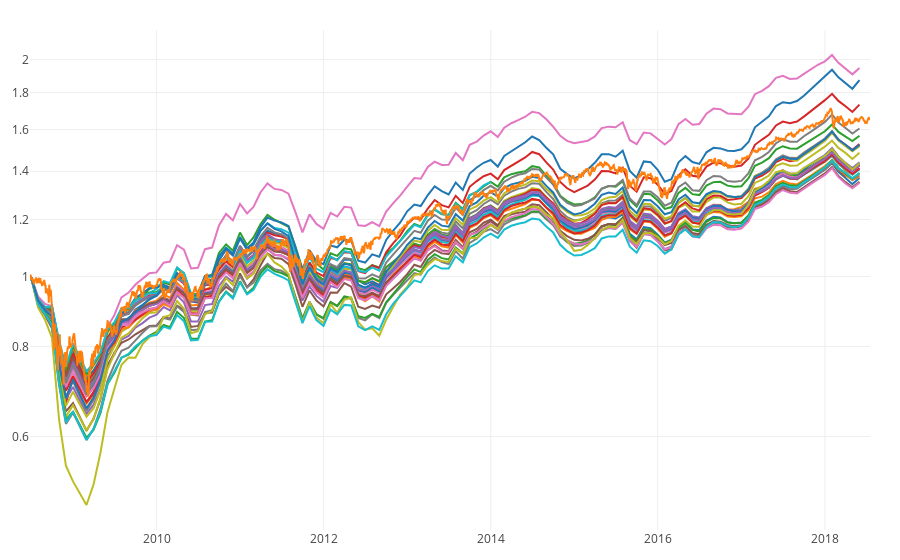

The code cell stored with this chart in its notebook:
### Markdown cell above
### השוואה של כל קרנות ההשתלמות במסלול כללי לתיק 60\40 פשוט

### Code cell
lst = [s for s in allKranot if s.index[0].year < 2010 and "כללי" in s.name]

base = get("VT:60|VFITX:40")
lst = [(s).dropna() for s in lst]

show(*lst, base, ta=True, legend=False)
